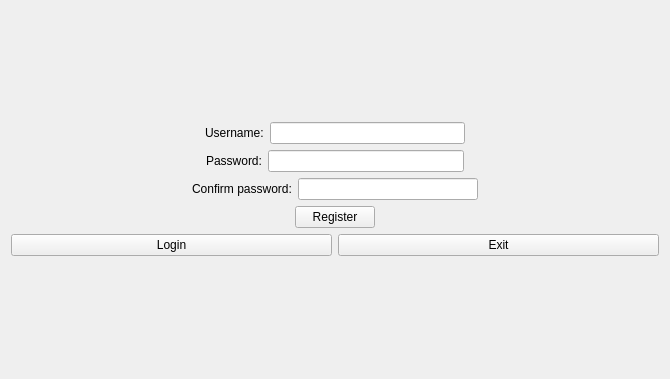
<?xml version="1.0" encoding="UTF-8"?>
<ui version="4.0">
 <class>RegisterScreen</class>
 <widget class="QWidget" name="RegisterScreen">
  <property name="geometry">
   <rect>
    <x>0</x>
    <y>0</y>
    <width>670</width>
    <height>379</height>
   </rect>
  </property>
  <property name="windowTitle">
   <string>Form</string>
  </property>
  <layout class="QVBoxLayout" name="verticalLayout_2">
   <item>
    <layout class="QVBoxLayout" name="verticalLayout">
     <item>
      <layout class="QHBoxLayout" name="horizontalLayout_7">
       <item>
        <spacer name="horizontalSpacer">
         <property name="orientation">
          <enum>Qt::Horizontal</enum>
         </property>
         <property name="sizeHint" stdset="0">
          <size>
           <width>40</width>
           <height>20</height>
          </size>
         </property>
        </spacer>
       </item>
       <item>
        <widget class="QLabel" name="label">
         <property name="text">
          <string>Username:</string>
         </property>
        </widget>
       </item>
       <item>
        <widget class="QLineEdit" name="loginEdit"/>
       </item>
       <item>
        <spacer name="horizontalSpacer_2">
         <property name="orientation">
          <enum>Qt::Horizontal</enum>
         </property>
         <property name="sizeHint" stdset="0">
          <size>
           <width>40</width>
           <height>20</height>
          </size>
         </property>
        </spacer>
       </item>
      </layout>
     </item>
     <item>
      <layout class="QHBoxLayout" name="horizontalLayout_6">
       <item>
        <spacer name="horizontalSpacer_4">
         <property name="orientation">
          <enum>Qt::Horizontal</enum>
         </property>
         <property name="sizeHint" stdset="0">
          <size>
           <width>40</width>
           <height>20</height>
          </size>
         </property>
        </spacer>
       </item>
       <item>
        <widget class="QLabel" name="label_2">
         <property name="text">
          <string>Password:</string>
         </property>
        </widget>
       </item>
       <item>
        <widget class="QLineEdit" name="passwordEdit">
         <property name="echoMode">
          <enum>QLineEdit::Password</enum>
         </property>
        </widget>
       </item>
       <item>
        <spacer name="horizontalSpacer_3">
         <property name="orientation">
          <enum>Qt::Horizontal</enum>
         </property>
         <property name="sizeHint" stdset="0">
          <size>
           <width>40</width>
           <height>20</height>
          </size>
         </property>
        </spacer>
       </item>
      </layout>
     </item>
     <item>
      <layout class="QHBoxLayout" name="horizontalLayout_5">
       <item>
        <spacer name="horizontalSpacer_6">
         <property name="orientation">
          <enum>Qt::Horizontal</enum>
         </property>
         <property name="sizeHint" stdset="0">
          <size>
           <width>40</width>
           <height>20</height>
          </size>
         </property>
        </spacer>
       </item>
       <item>
        <widget class="QLabel" name="label_3">
         <property name="text">
          <string>Confirm password:</string>
         </property>
        </widget>
       </item>
       <item>
        <widget class="QLineEdit" name="confirmEdit">
         <property name="echoMode">
          <enum>QLineEdit::Password</enum>
         </property>
        </widget>
       </item>
       <item>
        <spacer name="horizontalSpacer_5">
         <property name="orientation">
          <enum>Qt::Horizontal</enum>
         </property>
         <property name="sizeHint" stdset="0">
          <size>
           <width>40</width>
           <height>20</height>
          </size>
         </property>
        </spacer>
       </item>
      </layout>
     </item>
     <item>
      <layout class="QHBoxLayout" name="horizontalLayout">
       <item>
        <spacer name="horizontalSpacer_9">
         <property name="orientation">
          <enum>Qt::Horizontal</enum>
         </property>
         <property name="sizeHint" stdset="0">
          <size>
           <width>40</width>
           <height>20</height>
          </size>
         </property>
        </spacer>
       </item>
       <item>
        <widget class="QPushButton" name="registerButton">
         <property name="text">
          <string>Register</string>
         </property>
        </widget>
       </item>
       <item>
        <spacer name="horizontalSpacer_8">
         <property name="orientation">
          <enum>Qt::Horizontal</enum>
         </property>
         <property name="sizeHint" stdset="0">
          <size>
           <width>40</width>
           <height>20</height>
          </size>
         </property>
        </spacer>
       </item>
      </layout>
     </item>
     <item>
      <layout class="QHBoxLayout" name="horizontalLayout_4">
       <item>
        <widget class="QPushButton" name="loginButton">
         <property name="text">
          <string>Login</string>
         </property>
        </widget>
       </item>
       <item>
        <widget class="QPushButton" name="exitButton">
         <property name="text">
          <string>Exit</string>
         </property>
        </widget>
       </item>
      </layout>
     </item>
    </layout>
   </item>
  </layout>
 </widget>
 <tabstops>
  <tabstop>loginEdit</tabstop>
  <tabstop>passwordEdit</tabstop>
  <tabstop>confirmEdit</tabstop>
  <tabstop>registerButton</tabstop>
  <tabstop>loginButton</tabstop>
  <tabstop>exitButton</tabstop>
 </tabstops>
 <resources/>
 <connections/>
</ui>
